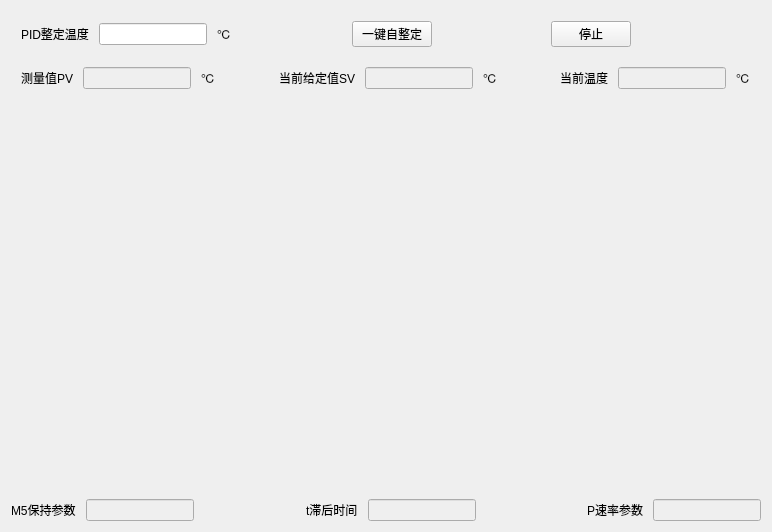
     <widget class="QWidget" name="auto_pid">
      <attribute name="title">
       <string>一键自整定</string>
      </attribute>
      <layout class="QVBoxLayout" name="verticalLayout_14">
       <item>
        <layout class="QVBoxLayout" name="verticalLayout_13">
         <property name="spacing">
          <number>0</number>
         </property>
         <property name="margin">
          <number>0</number>
         </property>
         <item>
          <layout class="QHBoxLayout" name="horizontalLayout_50">
           <property name="margin">
            <number>10</number>
           </property>
           <item>
            <layout class="QHBoxLayout" name="horizontalLayout_45">
             <property name="spacing">
              <number>10</number>
             </property>
             <item>
              <widget class="QLabel" name="label_16">
               <property name="sizePolicy">
                <sizepolicy hsizetype="Preferred" vsizetype="Minimum">
                 <horstretch>0</horstretch>
                 <verstretch>0</verstretch>
                </sizepolicy>
               </property>
               <property name="maximumSize">
                <size>
                 <width>16777215</width>
                 <height>22</height>
                </size>
               </property>
               <property name="text">
                <string>PID整定温度</string>
               </property>
              </widget>
             </item>
             <item>
              <widget class="QLineEdit" name="PID_temp">
               <property name="maximumSize">
                <size>
                 <width>16777215</width>
                 <height>22</height>
                </size>
               </property>
              </widget>
             </item>
             <item>
              <widget class="QLabel" name="label_17">
               <property name="maximumSize">
                <size>
                 <width>16777215</width>
                 <height>22</height>
                </size>
               </property>
               <property name="text">
                <string>℃</string>
               </property>
              </widget>
             </item>
            </layout>
           </item>
           <item>
            <spacer name="horizontalSpacer_12">
             <property name="orientation">
              <enum>Qt::Horizontal</enum>
             </property>
             <property name="sizeHint" stdset="0">
              <size>
               <width>40</width>
               <height>20</height>
              </size>
             </property>
            </spacer>
           </item>
           <item>
            <widget class="QPushButton" name="start_AT">
             <property name="text">
              <string>一键自整定</string>
             </property>
            </widget>
           </item>
           <item>
            <spacer name="horizontalSpacer_13">
             <property name="orientation">
              <enum>Qt::Horizontal</enum>
             </property>
             <property name="sizeHint" stdset="0">
              <size>
               <width>40</width>
               <height>20</height>
              </size>
             </property>
            </spacer>
           </item>
           <item>
            <widget class="QPushButton" name="stop_AT">
             <property name="text">
              <string>停止</string>
             </property>
            </widget>
           </item>
           <item>
            <spacer name="horizontalSpacer_16">
             <property name="orientation">
              <enum>Qt::Horizontal</enum>
             </property>
             <property name="sizeHint" stdset="0">
              <size>
               <width>40</width>
               <height>20</height>
              </size>
             </property>
            </spacer>
           </item>
          </layout>
         </item>
         <item>
          <layout class="QHBoxLayout" name="horizontalLayout_48">
           <property name="margin">
            <number>10</number>
           </property>
           <item>
            <layout class="QHBoxLayout" name="horizontalLayout_23">
             <property name="spacing">
              <number>10</number>
             </property>
             <item>
              <widget class="QLabel" name="label_20">
               <property name="maximumSize">
                <size>
                 <width>16777215</width>
                 <height>22</height>
                </size>
               </property>
               <property name="text">
                <string>测量值PV</string>
               </property>
              </widget>
             </item>
             <item>
              <widget class="QLineEdit" name="now_PV">
               <property name="enabled">
                <bool>false</bool>
               </property>
               <property name="maximumSize">
                <size>
                 <width>16777215</width>
                 <height>22</height>
                </size>
               </property>
              </widget>
             </item>
             <item>
              <widget class="QLabel" name="label_19">
               <property name="maximumSize">
                <size>
                 <width>16777215</width>
                 <height>22</height>
                </size>
               </property>
               <property name="text">
                <string>℃</string>
               </property>
              </widget>
             </item>
            </layout>
           </item>
           <item>
            <spacer name="horizontalSpacer_10">
             <property name="orientation">
              <enum>Qt::Horizontal</enum>
             </property>
             <property name="sizeHint" stdset="0">
              <size>
               <width>40</width>
               <height>20</height>
              </size>
             </property>
            </spacer>
           </item>
           <item>
            <layout class="QHBoxLayout" name="horizontalLayout_24">
             <property name="spacing">
              <number>10</number>
             </property>
             <item>
              <widget class="QLabel" name="label_22">
               <property name="maximumSize">
                <size>
                 <width>16777215</width>
                 <height>22</height>
                </size>
               </property>
               <property name="text">
                <string>当前给定值SV</string>
               </property>
              </widget>
             </item>
             <item>
              <widget class="QLineEdit" name="now_SV">
               <property name="enabled">
                <bool>false</bool>
               </property>
               <property name="maximumSize">
                <size>
                 <width>16777215</width>
                 <height>22</height>
                </size>
               </property>
              </widget>
             </item>
             <item>
              <widget class="QLabel" name="label_21">
               <property name="maximumSize">
                <size>
                 <width>16777215</width>
                 <height>22</height>
                </size>
               </property>
               <property name="text">
                <string>℃</string>
               </property>
              </widget>
             </item>
            </layout>
           </item>
           <item>
            <spacer name="horizontalSpacer_11">
             <property name="orientation">
              <enum>Qt::Horizontal</enum>
             </property>
             <property name="sizeHint" stdset="0">
              <size>
               <width>40</width>
               <height>20</height>
              </size>
             </property>
            </spacer>
           </item>
           <item>
            <layout class="QHBoxLayout" name="horizontalLayout_26">
             <property name="spacing">
              <number>10</number>
             </property>
             <item>
              <widget class="QLabel" name="label_36">
               <property name="maximumSize">
                <size>
                 <width>16777215</width>
                 <height>22</height>
                </size>
               </property>
               <property name="text">
                <string>当前温度</string>
               </property>
              </widget>
             </item>
             <item>
              <widget class="QLineEdit" name="now_temp">
               <property name="enabled">
                <bool>false</bool>
               </property>
               <property name="maximumSize">
                <size>
                 <width>16777215</width>
                 <height>22</height>
                </size>
               </property>
              </widget>
             </item>
             <item>
              <widget class="QLabel" name="label_24">
               <property name="maximumSize">
                <size>
                 <width>16777215</width>
                 <height>22</height>
                </size>
               </property>
               <property name="text">
                <string>℃</string>
               </property>
              </widget>
             </item>
            </layout>
           </item>
          </layout>
         </item>
         <item>
          <widget class="QWidget" name="AT_MPL" native="true">
           <property name="sizePolicy">
            <sizepolicy hsizetype="Preferred" vsizetype="Expanding">
             <horstretch>0</horstretch>
             <verstretch>0</verstretch>
            </sizepolicy>
           </property>
           <property name="minimumSize">
            <size>
             <width>750</width>
             <height>400</height>
            </size>
           </property>
           <property name="maximumSize">
            <size>
             <width>750</width>
             <height>400</height>
            </size>
           </property>
          </widget>
         </item>
         <item>
          <layout class="QHBoxLayout" name="horizontalLayout_47">
           <item>
            <layout class="QHBoxLayout" name="horizontalLayout_27">
             <property name="spacing">
              <number>10</number>
             </property>
             <item>
              <widget class="QLabel" name="label_37">
               <property name="maximumSize">
                <size>
                 <width>16777215</width>
                 <height>22</height>
                </size>
               </property>
               <property name="text">
                <string>M5保持参数</string>
               </property>
              </widget>
             </item>
             <item>
              <widget class="QLineEdit" name="para_M5">
               <property name="enabled">
                <bool>false</bool>
               </property>
               <property name="maximumSize">
                <size>
                 <width>16777215</width>
                 <height>22</height>
                </size>
               </property>
               <property name="inputMethodHints">
                <set>Qt::ImhExclusiveInputMask</set>
               </property>
              </widget>
             </item>
             <item>
              <spacer name="horizontalSpacer_14">
               <property name="orientation">
                <enum>Qt::Horizontal</enum>
               </property>
               <property name="sizeHint" stdset="0">
                <size>
                 <width>40</width>
                 <height>20</height>
                </size>
               </property>
              </spacer>
             </item>
            </layout>
           </item>
           <item>
            <spacer name="horizontalSpacer_7">
             <property name="orientation">
              <enum>Qt::Horizontal</enum>
             </property>
             <property name="sizeHint" stdset="0">
              <size>
               <width>40</width>
               <height>20</height>
              </size>
             </property>
            </spacer>
           </item>
           <item>
            <layout class="QHBoxLayout" name="horizontalLayout_29">
             <property name="spacing">
              <number>10</number>
             </property>
             <item>
              <widget class="QLabel" name="label_39">
               <property name="maximumSize">
                <size>
                 <width>16777215</width>
                 <height>22</height>
                </size>
               </property>
               <property name="text">
                <string>t滞后时间</string>
               </property>
              </widget>
             </item>
             <item>
              <widget class="QLineEdit" name="para_t">
               <property name="enabled">
                <bool>false</bool>
               </property>
               <property name="maximumSize">
                <size>
                 <width>16777215</width>
                 <height>22</height>
                </size>
               </property>
              </widget>
             </item>
            </layout>
           </item>
           <item>
            <spacer name="horizontalSpacer_8">
             <property name="orientation">
              <enum>Qt::Horizontal</enum>
             </property>
             <property name="sizeHint" stdset="0">
              <size>
               <width>40</width>
               <height>20</height>
              </size>
             </property>
            </spacer>
           </item>
           <item>
            <layout class="QHBoxLayout" name="horizontalLayout_28">
             <property name="spacing">
              <number>10</number>
             </property>
             <item>
              <spacer name="horizontalSpacer_15">
               <property name="orientation">
                <enum>Qt::Horizontal</enum>
               </property>
               <property name="sizeHint" stdset="0">
                <size>
                 <width>40</width>
                 <height>20</height>
                </size>
               </property>
              </spacer>
             </item>
             <item>
              <widget class="QLabel" name="label_38">
               <property name="maximumSize">
                <size>
                 <width>16777215</width>
                 <height>22</height>
                </size>
               </property>
               <property name="text">
                <string>P速率参数</string>
               </property>
              </widget>
             </item>
             <item>
              <widget class="QLineEdit" name="para_P">
               <property name="enabled">
                <bool>false</bool>
               </property>
               <property name="maximumSize">
                <size>
                 <width>16777215</width>
                 <height>22</height>
                </size>
               </property>
              </widget>
             </item>
            </layout>
           </item>
          </layout>
         </item>
        </layout>
       </item>
      </layout>
     </widget>
